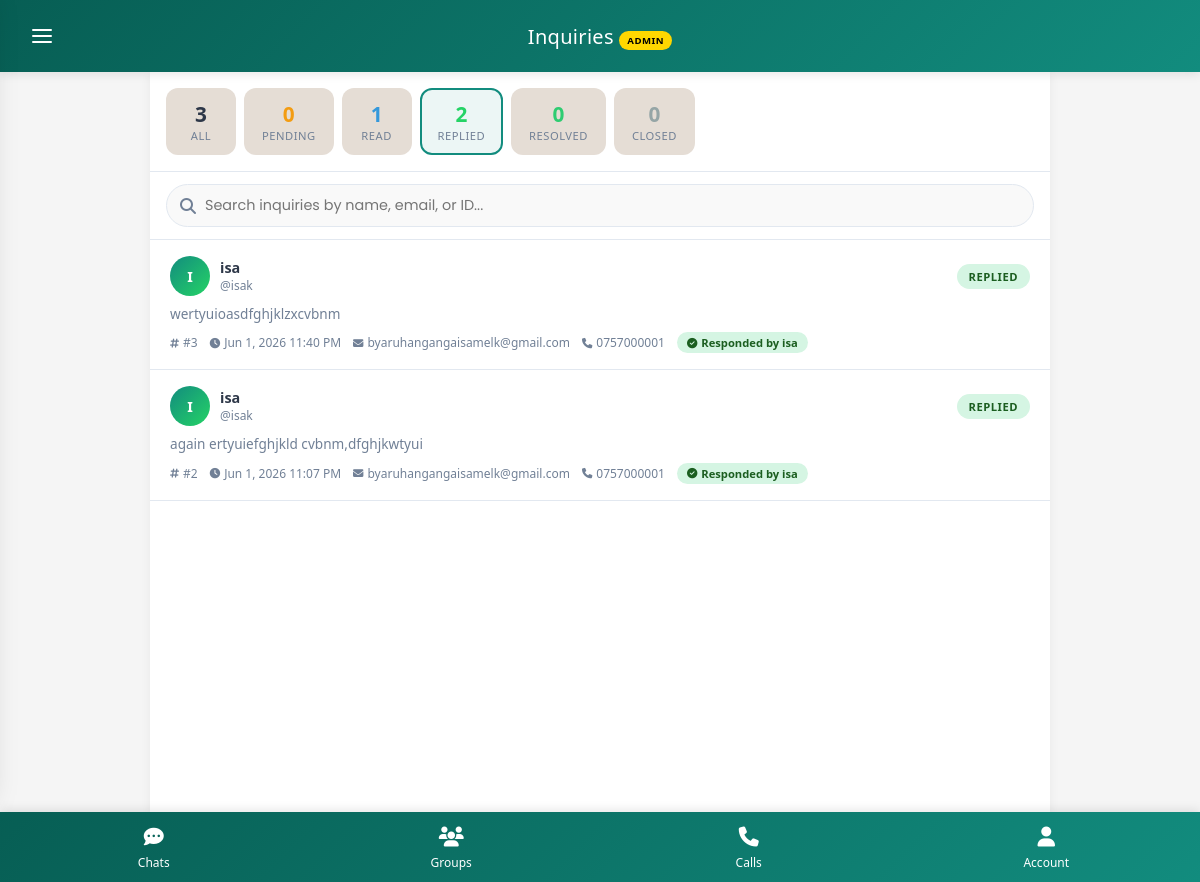
Screenshot of /inquiries/answer_inquiries.php?filter=replied (signed in) with the database file from the repository.
### tables this page shows
CREATE TABLE `inquiries` (
  `id` bigint(20) UNSIGNED NOT NULL,
  `user_id` bigint(20) UNSIGNED NOT NULL,
  `user_fullname` varchar(150) NOT NULL,
  `user_username` varchar(50) NOT NULL,
  `user_email` varchar(255) DEFAULT NULL,
  `user_phone` varchar(30) DEFAULT NULL,
  `subject` varchar(255) DEFAULT 'Support Inquiry',
  `message` longtext NOT NULL,
  `status` enum('pending','read','replied','resolved','closed') NOT NULL DEFAULT 'pending',
  `priority` enum('low','medium','high','urgent') NOT NULL DEFAULT 'medium',
  `assigned_to` bigint(20) UNSIGNED DEFAULT NULL,
  `admin_response` longtext DEFAULT NULL,
  `responded_by` bigint(20) UNSIGNED DEFAULT NULL,
  `responded_at` datetime DEFAULT NULL,
  `resolved_at` datetime DEFAULT NULL,
  `created_at` timestamp NOT NULL DEFAULT current_timestamp(),
  `updated_at` timestamp NOT NULL DEFAULT current_timestamp() ON UPDATE current_timestamp()
);

CREATE TABLE `users` (
  `id` bigint(20) UNSIGNED NOT NULL,
  `uuid` char(36) NOT NULL,
  `fullname` varchar(150) NOT NULL,
  `username` varchar(50) NOT NULL,
  `email` varchar(255) NOT NULL,
  `phone` varchar(30) DEFAULT NULL,
  `password_hash` varchar(255) NOT NULL,
  `profile_photo` varchar(255) DEFAULT NULL,
  `bio` varchar(255) DEFAULT NULL,
  `status_message` varchar(255) DEFAULT 'Available',
  `role` enum('normal','admin') NOT NULL DEFAULT 'normal',
  `is_verified` tinyint(1) DEFAULT 0,
  `is_online` tinyint(1) DEFAULT 0,
  `last_seen` datetime DEFAULT NULL,
  `created_at` timestamp NOT NULL DEFAULT current_timestamp(),
  `updated_at` timestamp NOT NULL DEFAULT current_timestamp() ON UPDATE current_timestamp()
);

### inquiries/answer_inquiries.php (the view, shortened to what this page needs)
<?php
require_once __DIR__ . '/../config/db.php';
$darkMode = isset($_COOKIE['darkMode']) && $_COOKIE['darkMode'] === 'enabled';
$filter = $_GET['filter'] ?? 'all';
$search = $_GET['search'] ?? '';
$query = "SELECT i.*,
          u.fullname as assigned_name,
          r.fullname as responder_name
          FROM inquiries i
          LEFT JOIN users u ON i.assigned_to = u.id
          LEFT JOIN users r ON i.responded_by = r.id
          WHERE 1=1";
$params = [];
$types = "";
if ($filter !== 'all') {
    $query .= " AND i.status = ?";
    $params[] = $filter;
    $types .= "s";
}
$query .= " ORDER BY
    CASE i.status
        WHEN 'pending' THEN 1
        WHEN 'read' THEN 2
        WHEN 'replied' THEN 3
        WHEN 'resolved' THEN 4
        WHEN 'closed' THEN 5
    END,
    i.created_at DESC";
$stmt = $conn->prepare($query);
if (!empty($params)) {
    $stmt->bind_param($types, ...$params);
}
$stmt->execute();
$inquiries_result = $stmt->get_result();
$inquiries_array = [];
while ($row = $inquiries_result->fetch_assoc()) {
    $inquiries_array[] = $row;
}
$counts = $conn->query("SELECT status, COUNT(*) as count FROM inquiries GROUP BY status")->fetch_all(MYSQLI_ASSOC);
$count_map = [];
foreach ($counts as $c) {
    $count_map[$c['status']] = $c['count'];
}
$total_inquiries = array_sum($count_map);
?>
<!DOCTYPE html>
<html lang="en">
<head>
    <link rel="stylesheet" href="https://cdnjs.cloudflare.com/ajax/libs/font-awesome/6.4.0/css/all.min.css">
</head>
<body class="<?= $darkMode ? 'dark-mode' : '' ?>">
<div class="contacts-header">
    <div><?php require_once __DIR__ . '/../includes/cd_hamburger.php'; ?></div>
    <div style="flex: 1; display: flex; flex-direction: column; align-items: center; justify-content: center; gap: 6px;">
        <div class="header-title">Inquiries <span class="admin-badge">ADMIN</span></div>
    </div>
</div>
<div class="ai-container">
    <div class="ai-stats">
        <a href="?filter=all" class="ai-stat-item <?= $filter === 'all' ? 'active' : '' ?>">
            <span class="ai-stat-count"><?= $total_inquiries ?></span>
            <span class="ai-stat-label">All</span>
        </a>
        <a href="?filter=pending" class="ai-stat-item <?= $filter === 'pending' ? 'active' : '' ?>">
            <span class="ai-stat-count" style="color: #F39C12;"><?= $count_map['pending'] ?? 0 ?></span>
            <span class="ai-stat-label">Pending</span>
        </a>
        <a href="?filter=read" class="ai-stat-item <?= $filter === 'read' ? 'active' : '' ?>">
            <span class="ai-stat-count" style="color: #3498DB;"><?= $count_map['read'] ?? 0 ?></span>
            <span class="ai-stat-label">Read</span>
        </a>
        <a href="?filter=replied" class="ai-stat-item <?= $filter === 'replied' ? 'active' : '' ?>">
            <span class="ai-stat-count" style="color: #25D366;"><?= $count_map['replied'] ?? 0 ?></span>
            <span class="ai-stat-label">Replied</span>
        </a>
        <a href="?filter=resolved" class="ai-stat-item <?= $filter === 'resolved' ? 'active' : '' ?>">
            <span class="ai-stat-count" style="color: #2ECC71;"><?= $count_map['resolved'] ?? 0 ?></span>
            <span class="ai-stat-label">Resolved</span>
        </a>
        <a href="?filter=closed" class="ai-stat-item <?= $filter === 'closed' ? 'active' : '' ?>">
            <span class="ai-stat-count" style="color: #95A5A6;"><?= $count_map['closed'] ?? 0 ?></span>
            <span class="ai-stat-label">Closed</span>
        </a>
    </div>
    <div class="ai-search-wrap">
        <form method="GET" style="margin:0;">
            <div class="ai-search-inner">
                <i class="fas fa-search"></i>
                <input type="text" name="search" placeholder="Search inquiries by name, email, or ID..." value="<?= htmlspecialchars($search) ?>" autocomplete="off">
            </div>
        </form>
    </div>
    <div class="ai-list">
        <?php if (count($inquiries_array) > 0): ?>
            <?php foreach ($inquiries_array as $inquiry): ?>
                <div class="ai-item" onclick="openInquiry(<?= $inquiry['id'] ?>)">
                    <div class="ai-item-header">
                        <div class="ai-user-info">
                            <div class="ai-user-avatar">
                                <?= strtoupper(substr($inquiry['user_fullname'], 0, 1)) ?>
                            </div>
                            <div>
                                <div class="ai-user-name"><?= htmlspecialchars($inquiry['user_fullname']) ?></div>
                                <div class="ai-user-email">@<?= htmlspecialchars($inquiry['user_username']) ?></div>
                            </div>
                        </div>
                        <span class="ai-status ai-status-<?= $inquiry['status'] ?>"><?= ucfirst($inquiry['status']) ?></span>
                    </div>
                    <div class="ai-message-preview"><?= htmlspecialchars($inquiry['message']) ?></div>
                    <div class="ai-meta">
                        <span><i class="fas fa-hashtag"></i> #<?= $inquiry['id'] ?></span>
                        <span><i class="fas fa-clock"></i> <?= date('M j, Y g:i A', strtotime($inquiry['created_at'])) ?></span>
                        <?php if (!empty($inquiry['user_email'])): ?>
                            <span><i class="fas fa-envelope"></i> <?= htmlspecialchars($inquiry['user_email']) ?></span>
                        <?php endif; ?>
                        <?php if (!empty($inquiry['user_phone'])): ?>
                            <span><i class="fas fa-phone"></i> <?= htmlspecialchars($inquiry['user_phone']) ?></span>
                        <?php endif; ?>
                        <?php if ($inquiry['status'] === 'replied' || $inquiry['status'] === 'resolved'): ?>
                            <span class="ai-response-badge">
                                <i class="fas fa-check-circle"></i>
                                <?= $inquiry['status'] === 'resolved' ? 'Resolved' : 'Responded' ?>
                                <?php if ($inquiry['responder_name']): ?>
                                    by <?= htmlspecialchars($inquiry['responder_name']) ?>
                                <?php endif; ?>
                            </span>
                        <?php endif; ?>
                    </div>
                </div>
            <?php endforeach; ?>
        <?php endif; ?>
    </div>
</div>
<?php require_once __DIR__ . '/../includes/navbar.php'; ?>
</body>
</html>

### inquiries/answer_inquiries.php (style rules this page uses)
:root { --ai-primary: #128C7E; --ai-primary-dark: #075E54; --ai-secondary: #25D366; --ai-bg: #e5ddd5; --ai-card: #ffffff; --ai-text: #2D3748; --ai-text-secondary: #718096; --ai-border: #E2E8F0; --ai-hover: rgba(18, 140, 126, 0.04); --ai-shadow: 0 2px 10px rgba(0, 0, 0, 0.06); --ai-pending: #F39C12; --ai-read: #3498DB; --ai-replied: #25D366; --ai-resolved: #2ECC71; --ai-closed: #95A5A6; --ai-transition: all 0.25s cubic-bezier(0.4, 0, 0.2, 1); --nav-height: 60px; }
* { margin: 0; padding: 0; box-sizing: border-box; }
body { font-family: 'Poppins', sans-serif; background: var(--ai-bg); color: var(--ai-text); min-height: 100vh; transition: background 0.3s ease, color 0.3s ease; }
.contacts-header { background: linear-gradient(135deg, var(--ai-primary-dark), var(--ai-primary)); color: #FFFFFF; padding: 18px 24px; display: flex; align-items: center; position: sticky; top: 0; z-index: 100; box-shadow: 0 2px 10px rgba(0,0,0,0.1); min-height: 60px; }
.contacts-header > div:first-child { flex-shrink: 0; width: 40px; display: flex; align-items: center; }
.header-title { flex: 1; font-size: 20px; font-weight: 500; text-align: center; letter-spacing: 0.3px; }
.admin-badge { background: #FFD700; color: #000; font-size: 0.6rem; padding: 3px 8px; border-radius: 10px; font-weight: 700; letter-spacing: 0.5px; }
.ai-container { max-width: 900px; margin: 0 auto; background-color: var(--ai-card); min-height: calc(100vh - 60px); box-shadow: var(--ai-shadow); transition: background-color 0.3s ease; padding-bottom: var(--nav-height); }
.ai-stats { display: flex; gap: 8px; padding: 1rem; overflow-x: auto; -webkit-overflow-scrolling: touch; border-bottom: 1px solid var(--ai-border); }
.ai-stat-item { display: flex; flex-direction: column; align-items: center; padding: 10px 16px; border-radius: 12px; background: var(--ai-bg); min-width: 70px; cursor: pointer; transition: var(--ai-transition); border: 2px solid transparent; text-decoration: none; color: inherit; flex-shrink: 0; }
.ai-stat-item.active { border-color: var(--ai-primary); background: rgba(18, 140, 126, 0.08); }
.ai-stat-count { font-size: 1.3rem; font-weight: 700; }
.ai-stat-label { font-size: 0.7rem; color: var(--ai-text-secondary); text-transform: uppercase; letter-spacing: 0.5px; }
.ai-search-wrap { padding: 0.75rem 1rem; border-bottom: 1px solid var(--ai-border); }
.ai-search-inner { position: relative; }
.ai-search-inner i { position: absolute; left: 14px; top: 50%; transform: translateY(-50%); color: var(--ai-text-secondary); }
.ai-search-inner input { width: 100%; padding: 10px 14px 10px 38px; border: 1px solid var(--ai-border); border-radius: 24px; font-size: 0.9rem; outline: none; background: #f9f9f9; color: var(--ai-text); font-family: 'Poppins', sans-serif; }
.ai-list { padding: 0; }
.ai-item { padding: 16px 20px; border-bottom: 1px solid var(--ai-border); transition: var(--ai-transition); cursor: pointer; }
.ai-item-header { display: flex; align-items: center; justify-content: space-between; margin-bottom: 8px; }
.ai-user-info { display: flex; align-items: center; gap: 10px; flex: 1; min-width: 0; }
.ai-user-avatar { width: 40px; height: 40px; border-radius: 50%; background: linear-gradient(135deg, var(--ai-primary), var(--ai-secondary)); display: flex; align-items: center; justify-content: center; color: white; font-weight: 700; font-size: 0.9rem; flex-shrink: 0; }
.ai-user-name { font-weight: 600; font-size: 0.9rem; }
.ai-user-email { font-size: 0.75rem; color: var(--ai-text-secondary); }
.ai-status { padding: 5px 12px; border-radius: 20px; font-size: 0.7rem; font-weight: 700; text-transform: uppercase; letter-spacing: 0.5px; white-space: nowrap; flex-shrink: 0; }
.ai-status-replied { background: #D5F5E3; color: #1B5E20; }
.ai-message-preview { font-size: 0.85rem; color: var(--ai-text-secondary); line-height: 1.5; display: -webkit-box; -webkit-line-clamp: 2; -webkit-box-orient: vertical; overflow: hidden; }
.ai-meta { display: flex; align-items: center; gap: 12px; margin-top: 8px; font-size: 0.75rem; color: var(--ai-text-secondary); flex-wrap: wrap; }
.ai-meta span { display: flex; align-items: center; gap: 4px; }
.ai-meta i { font-size: 0.65rem; }
.ai-response-badge { display: inline-flex; align-items: center; gap: 4px; background: #D5F5E3; color: #1B5E20; padding: 3px 10px; border-radius: 12px; font-size: 0.7rem; font-weight: 600; }

### rows the page displays
inquiries: user_fullname "I", user_fullname "isa", user_username "isak", status "REPLIED", message "wertyuioasdfghjklzxcvbnm", id "3", created_at "Jun 1, 2026 11:40 PM", user_email "byaruhangangaisamelk@gmail.com", user_phone "0757000001", shows "Responded", user.fullname "isa"
inquiries: user_fullname "I", user_fullname "isa", user_username "isak", status "REPLIED", message "again ertyuiefghjkld cvbnm,dfghjkwtyui", id "2", created_at "Jun 1, 2026 11:07 PM", user_email "byaruhangangaisamelk@gmail.com", user_phone "0757000001", shows "Responded", user.fullname "isa"

### other values shown
$total_inquiries "3"
$count_map['pending'] "0"
$count_map['read'] "1"
$count_map['replied'] "2"
$count_map['resolved'] "0"
$count_map['closed'] "0"
